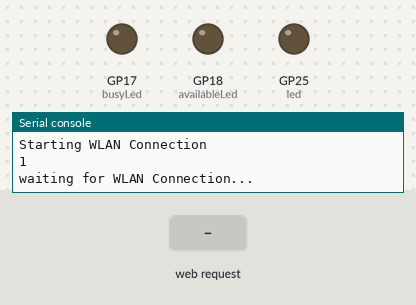
Simulated run of this program. Board: Raspberry Pi Pico running MicroPython. Shown: output pins drawn as LEDs (lit = HIGH), the last lines printed to the serial console. The test bench sets the inputs (shaded band). WiFi joins after 1.5 s; web requests get an empty 200 reply after 0.4 s.

Above: at 0.1 s.
At 1.1 s:
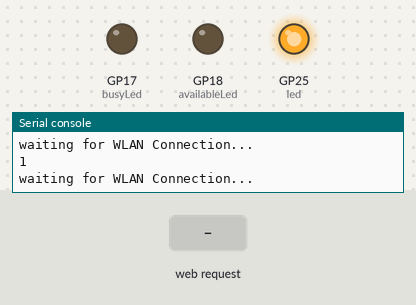
At 3.2 s:
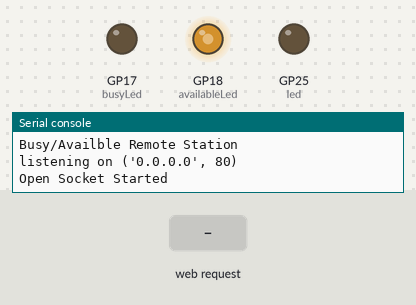
3.3 s: HTTP request GET /?Available=Available received
4.8 s: HTTP request GET /?Busy=Busy received
6.3 s: HTTP request GET /?reload=Reload received
Timing chart, 0 to 9.3 s (numbered marks = the images above; inputs shaded):
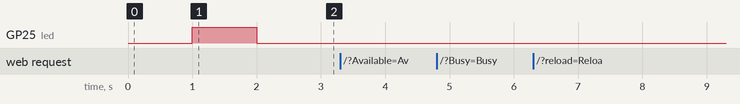

The program:

mainBackup.py
```python
#Capastive touch test

#remote station

import utime
import rp2
from rp2 import PIO, asm_pio
from machine import Pin, mem32, PWM
import connectToWlan

import urequests as requests

ipInfo= connectToWlan.connectWLAN()
print(ipInfo)


print("Busy/Availble Remote Station")

busyLedPin = 17
availableLedPin = 18
#Lower LED value
busyLed = Pin(busyLedPin, Pin.OUT)
availableLed = Pin(availableLedPin, Pin.OUT)

busyPWM = PWM(busyLed)
availablePWM = PWM(availableLed)
busyPWM.freq(1000)
availablePWM.freq(1000)

#busyPWM.duty_u16(20000)
availablePWM.duty_u16(40000)

pir = Pin(16, Pin.IN, Pin.PULL_DOWN)

# @asm_pio(set_init=rp2.PIO.OUT_HIGH)
# def GetTouchPulse():
#     set(pindirs,0)
#     set(x,0)
#     label('loopH1')
#     jmp(x_dec,'loopH2')
#     label('loopH2')
#     nop()
#     jmp( pin, 'loopH1')
#     mov(isr,x)
#     push()
#     label('done')
#     jmp('done')

#     while True:

#         pinInVar1 = Pin(pinIn1,Pin.OUT,Pin.PULL_DOWN)
#         pinInVar1.value(1)
#         sm1 = rp2.StateMachine(0,GetTouchPulse,in_base=pinInVar1,jmp_pin=pinInVar1,set_base=pinInVar1,freq=125_000_000)
#         sm1.active(1)
#         pinInVar1Value = 0xffffffff-sm1.get()
#         print(f"Blue: {pinInVar1Value}")
#         utime.sleep_ms(500)

#         pinInVar2 = Pin(pinIn2,Pin.OUT,Pin.PULL_DOWN)
#         pinInVar2.value(1)
#         sm2 = rp2.StateMachine(0,GetTouchPulse,in_base=pinInVar2,jmp_pin=pinInVar2,set_base=pinInVar2,freq=125_000_000)
#         sm2.active(1)
#         pinInVar2Value = 0xffffffff-sm2.get()
#         print(f"White: {pinInVar2Value}")
#         utime.sleep_ms(500)


def openSocketStart():
    print("Open Socket Started")
    try:
        while True:
            cl = ''
            cl, addr = s.accept()
            request = cl.recv(1024)
            print(request)
            requestString = request
            import json


            if "PIR-Detected" in requestString:
                #response = html % f"PIR Ok"
                print("flashing blue light")
                response =  '{"Alerted":"True"}'
               # y = json.loads(responseText)
                #print(y)

                #response = y

                for x in range(0,3):
                    blueLed.value(1)
                    utime.sleep(.5)
                    blueLed.value(0)
                    utime.sleep(.3)


            elif "Available=Available" in requestString:
                response = html % "Available Ok"
                print("Sending Available Request")
                responseReq = requests.get(url = 'http://192.168.88.147/?Available=Available&duration=')
                print(responeReq)


            elif "Busy=Busy" in requestString:
                response = html % "Busy Ok"
                print("Sending Busy Request")
                responseReq = requests.get(url = 'http://192.168.88.147/?Busy=Busy&duration=')
                print(responeReq)

            else:
                print("not a valid request")
                response = html % f"Invalid Request"


            #response = html % f""
            cl.send('HTTP/1.0 200 OK\r\nContent-type: text/html\r\n\r\n')
            cl.send(response)
            cl.close()
           # print(str(requestString).split("duration="))
            #utime.sleep(int(requestString.split("=")))
            #request = requests.get("192.168.88.147/?Available=Available&duration=")
            #print(request.url)
    except Exception as error:
            response = "Not Ok - error: " + str(error)
            cl.send('HTTP/1.0 200 OK\r\nContent-type: text/html\r\n\r\n')
            cl.send(response)
            cl.close()
import socket, network
import website

html = website.html

# Open socket
while True:
    try:
        addr = socket.getaddrinfo('0.0.0.0', 80)[0][-1]
        s = socket.socket()
        s.bind(addr)
        s.listen(50)
        print('listening on', addr)
        break
    except Exception as e:
        print(f"except 68: {e}")
        utime.sleep(0)
        pass


#request = requests.get(url = "192.168.88.147/?Available=Available&duration=")
#http://192.168.88.147/?Busy=Busy&duration=
#request = requests.get(url = "http://192.168.88.147/?Busy=Busy&duration=")
#utime.sleep(2)
#request = requests.get(url = "http://192.168.88.147/?Available=Available&duration=")

while True:
    openSocketStart()


# Remote Station

#IR Infrared Sensor


from machine import Pin, PWM
import utime
import socket, network
import urequests as requests

import _thread

print("Busy/Availble Remote Station")

busyLedPin = 17
availableLedPin = 18
#Lower LED value
busyLed = Pin(busyLedPin, Pin.OUT)
availableLed = Pin(availableLedPin, Pin.OUT)

busyPWM = PWM(busyLed)
availablePWM = PWM(availableLed)
busyPWM.freq(1000)
availablePWM.freq(1000)

#busyPWM.duty_u16(20000)
availablePWM.duty_u16(40000)

pir = Pin(16, Pin.IN, Pin.PULL_DOWN)

import connectToWlan

ssid = 'Tell My Wi-Fi Love Her'
password = 'GodIsGood!'

ipInfo= connectToWlan.connectWLAN(ssid, password)
print(ipInfo)


#ipInfo= connectToWlan.connectWLAN()
#print(ipInfo)


import website

html = website.html


# Open socket
#def listener():
        # Open socket
while True:
    try:
        addr = socket.getaddrinfo('0.0.0.0', 80)[0][-1]
        s = socket.socket()
        s.bind(addr)
        s.listen(50)
        print('listening on', addr)
        break
    except Exception as e:
        print(f"except 68: {e}")
        utime.sleep(0)
        pass


def openSocket():


    print("Open Socket Started")
    while True:
        try:
            cl = ''
            cl, addr = s.accept()
            request = cl.recv(1024)
            print(request)
            requestString = request


            if "Busy=Busy" in requestString:
                busyPWM.duty_u16(15000)
                availablePWM.duty_u16(0)

                response = "Busy Ok"


            elif "Available=Available" in requestString:
                busyPWM.duty_u16(0)
                availablePWM.duty_u16(10000)
                response = "Available Ok"

            elif "reload=Reload" in requestString:
                response = "Reload Ok"

            else:
                print("not a valid request")
                response = "Invalid Request"


            #response = html % f""
            cl.send('HTTP/1.0 200 OK\r\nContent-type: text/html\r\n\r\n')
            cl.send(response)
            cl.close()
            #print(str(requestString).split("duration="))
            #utime.sleep(int(requestString.split("=")))
            #request = requests.get("192.168.88.147/?Available=Available&duration=")
            #print(request.url)
        except Exception as error:
            print(f"Error on 101: {error}")
            pass

def pirDetected():
    while True:
        try:
            while True:
                print(pir.value())
                if pir.value():
                    #Send request to enable LED on Base Syste
                    print("Sending PIR Alert to Base")
                    #busyPWM.duty_u16(15000)
                    #availablePWM.duty_u16(0)
                    #print(requests.get(url = "http://192.168.88.115/PIR-Detected"))

                    response = requests.get(url = "http://192.168.88.115/PIR-Detected").text
                   # response.close()

                    #print(response)
                    #utime.sleep(3)
                    #print(response.url)
                   # print(response.text)
                utime.sleep(.5)
        except Exception as error:
            print(error)
            pass

#openSocketThread = _thread.start_new_thread(openSocket, ())

#utime.sleep(5)
#pirDetected()
#pirThread = _thread.start_new_thread(pirDetected, ())
#listener()
openSocket()
```

connectToWlan.py
```python
#network library
#pico W
# V1.0 done
# connect to SSID up to 10 attempts then fails.
#USAGE:
# import connectToWlan - thats it. (No NAME==MAIN so code runs directly)

print("Starting Up Device")

import network
import socket
import time
from machine import Pin

led = Pin("LED", Pin.OUT)
led.value(1)

print("Starting WLAN Connection")

ssid = 'Tell My Wi-Fi Love Her'
password = 'GodIsGood!'

def connectWLAN():
    global ipInfo

    led = Pin("LED", Pin.OUT)
    led.value(1)

    wlan = network.WLAN(network.STA_IF)
    wlan.active(True)
    wlan.connect(ssid, password)

    #wait for connect or fail
    max_wait = 10
    while max_wait > 0:
        print(wlan.status())
        led.toggle()
        if wlan.status() < 0 or wlan.status() >= 3:
            break
        max_wait -= 1
        print('waiting for WLAN Connection...')
        time.sleep(1)


        # Handle connection error
    if wlan.status() != 3:
        print('customRaise: network connection failed')

    else:
        print('Connected')
        status = wlan.ifconfig()
        ipInfo = ( f'IP Details = {str(status)}')
        ipAddr = status[0]
        print(ipAddr)

        return(ipInfo)

connectWLAN()
```

website.py
```python
html = """<!DOCTYPE html><html>
<head><meta name="viewport" content="width=device-width, initial-scale=1">
<link rel="icon" href="data:,">
<style>html { font-family: Helvetica; display: inline-block; margin: 0px auto; text-align: center;}
.buttonGreen { background-color: #4CAF50; border: 2px solid #000000;; color: white; padding: 15px 32px; text-align: center; text-decoration: none; display: inline-block; font-size: 16px; margin: 4px 2px; cursor: pointer; }
.buttonRed { background-color: #D11D53; border: 2px solid #000000;; color: white; padding: 15px 32px; text-align: center; text-decoration: none; display: inline-block; font-size: 16px; margin: 4px 2px; cursor: pointer; }
text-decoration: none; font-size: 30px; margin: 2px; cursor: pointer;}
</style></head>
<body><center><h1>Busy or Available Remote Station</h1></center>

<form><center>
<p><h2>%s<p>
<center> <button class="buttonGreen" name="reload" value="Reload" type="submit">Reload</button>

<h1> Green Light - Just Right</h1>
<center> <button class="buttonGreen" name="Available" value="Available" type="submit">Available</button>
<button class="buttonRed" name="Busy" value="Busy" type="submit">Busy</button>
<input type="number" id="duration" name="duration" min="1" max="500">

</form>
<br><br>
</body></html>
"""
```
